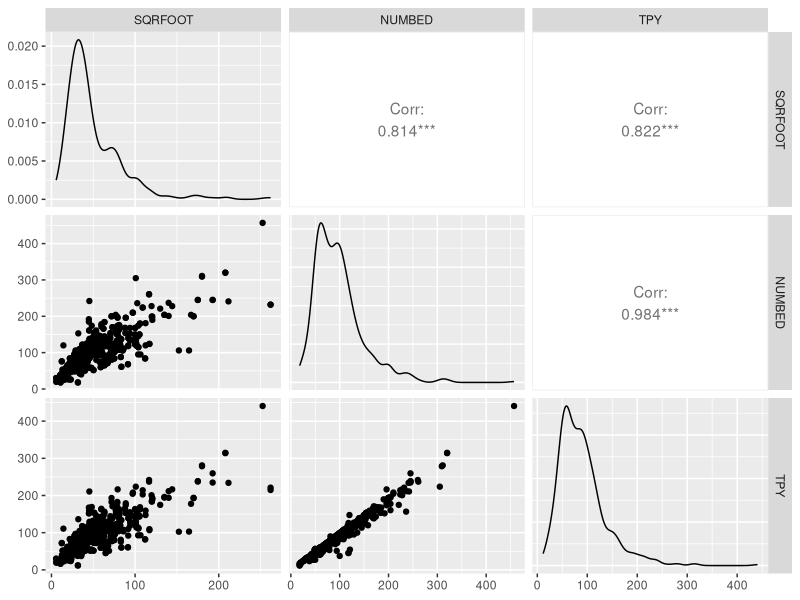
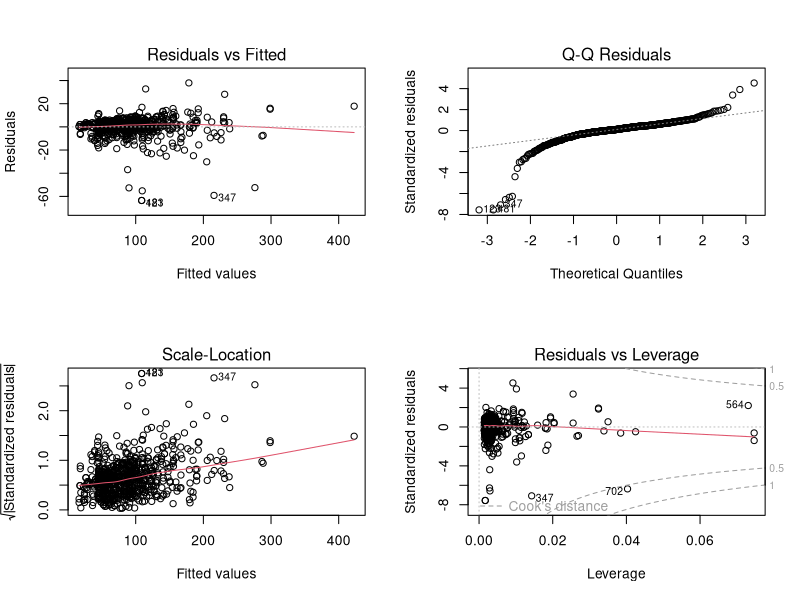
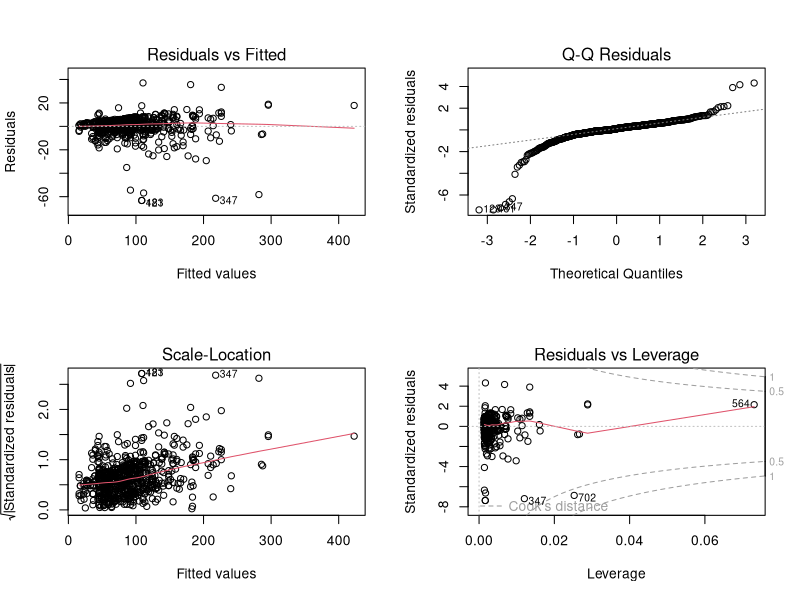
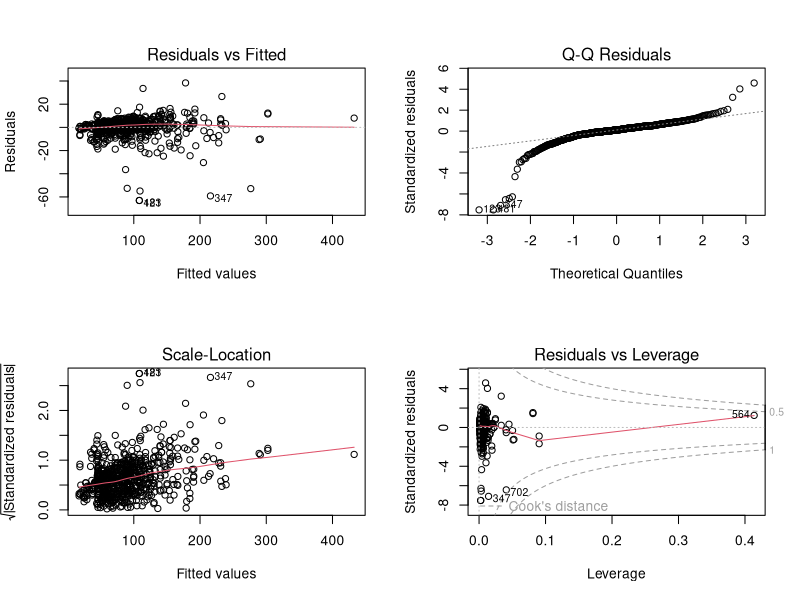
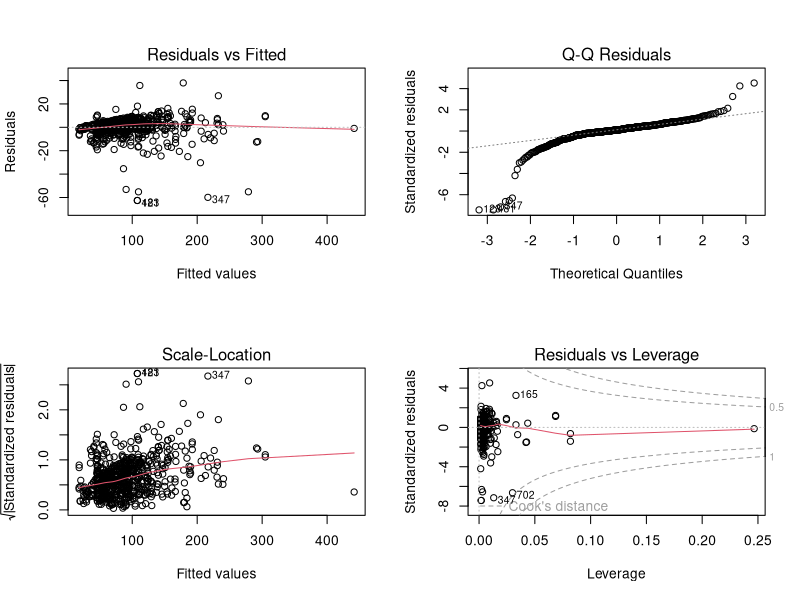
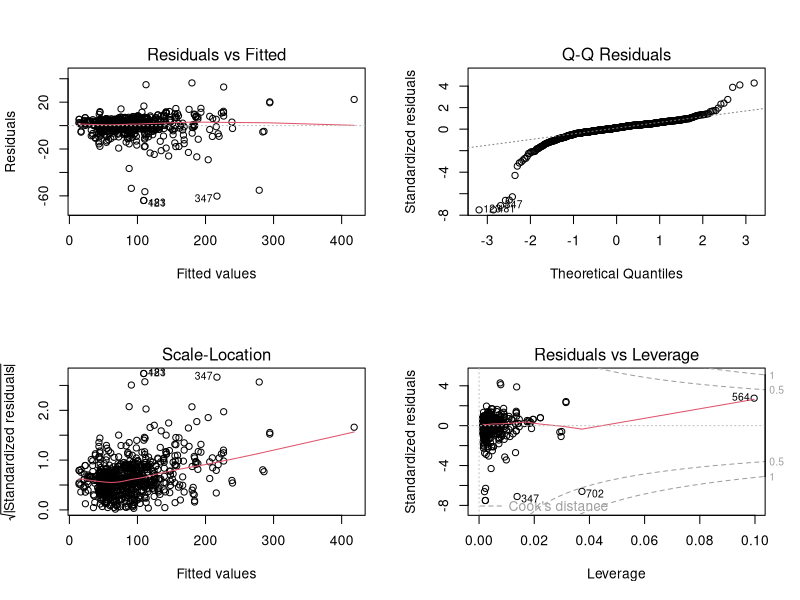
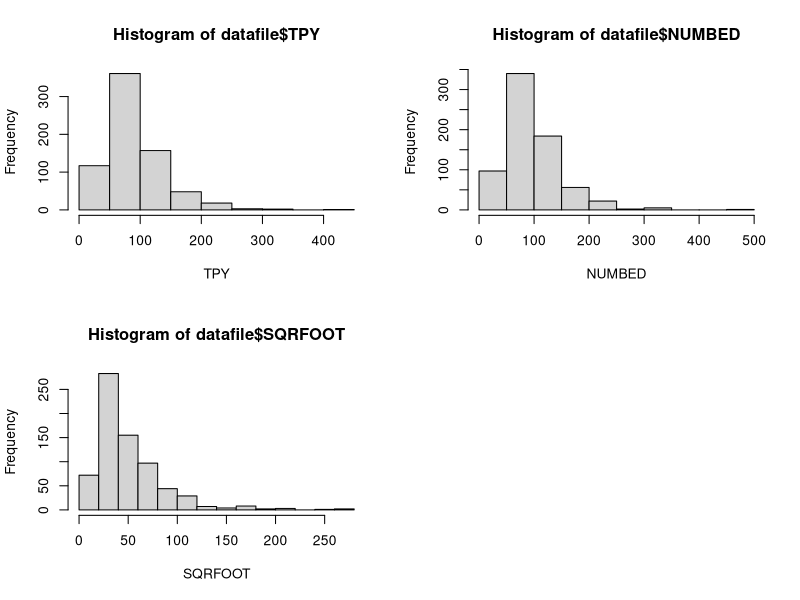
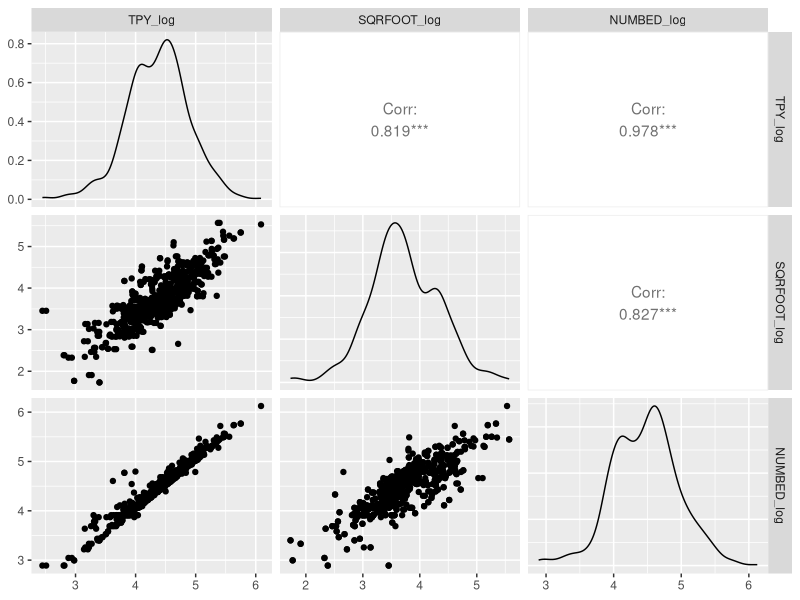

Generate these figures, in order, with R:
## ---- chunk 1
knitr::opts_chunk$set(echo = TRUE)
## ---- chunk 2
## importing the dataset and omitting the missing values
datafile <- read.csv("WiscNursingHome.csv")
datafile <- na.omit(datafile)
datafile$ORGSTR <- as.factor(datafile$ORGSTR)
datafile$MSA <- as.factor(datafile$MSA)
## ---- chunk 3
library(ggplot2)
library(GGally)
## ---- chunk 4
ggpairs(subset(datafile, select = c(SQRFOOT, NUMBED, TPY)))
## ---- chunk 5
summary(lm(TPY ~ NUMBED + SQRFOOT + NUMBED:SQRFOOT, data = datafile))
## ---- chunk 6
anova(glm(TPY ~ NUMBED + SQRFOOT + NUMBED:SQRFOOT, data = datafile, family = gaussian),
      test = "Chisq")
## ---- chunk 7
AIC(lm(TPY ~ NUMBED, data = datafile),
    lm(TPY ~ SQRFOOT, data = datafile),
    lm(TPY ~ NUMBED + SQRFOOT, data = datafile),
    lm(TPY ~ NUMBED:SQRFOOT, data = datafile),
    lm(TPY ~ NUMBED + SQRFOOT + NUMBED:SQRFOOT, data = datafile),
    lm(TPY ~ NUMBED + NUMBED:SQRFOOT, data = datafile),
    lm(TPY ~ SQRFOOT + NUMBED:SQRFOOT, data = datafile))
## ---- chunk 8
AIC(lm(TPY ~ log(NUMBED), data = datafile),
    lm(TPY ~ log(SQRFOOT), data = datafile),
    lm(TPY ~ log(NUMBED) + log(SQRFOOT), data = datafile),
    lm(TPY ~ log(NUMBED) + SQRFOOT, data = datafile),
    lm(TPY ~ NUMBED + log(SQRFOOT), data = datafile))
## ---- chunk 9
fit.linear <- lm(TPY ~ NUMBED + SQRFOOT, data = datafile)
summary(fit.linear)
## ---- chunk 10
par(mfrow = c(2, 2))
plot(fit.linear)
## ---- chunk 11
par(mfrow = c(2, 2))
plot(lm(TPY ~ NUMBED, data = datafile))
## ---- chunk 12
par(mfrow = c(2, 2))
plot(lm(TPY ~ NUMBED + SQRFOOT + NUMBED:SQRFOOT, data = datafile))
## ---- chunk 13
par(mfrow = c(2, 2))
plot(lm(TPY ~ NUMBED + NUMBED:SQRFOOT, data = datafile))
## ---- chunk 14
par(mfrow = c(2, 2))
plot(lm(TPY ~ NUMBED + log(SQRFOOT), data = datafile))
## ---- chunk 15
par(mfrow = c(2, 2))
hist(datafile$TPY, xlab = "TPY", freq = TRUE)
hist(datafile$NUMBED, xlab = "NUMBED", freq = TRUE)
hist(datafile$SQRFOOT, xlab = "SQRFOOT", freq = TRUE)
## ---- chunk 16
library(ggplot2)
# install.packages("GGally")
library(GGally)
datafile$TPY_log <- log(datafile$TPY)
datafile$SQRFOOT_log <- log(datafile$SQRFOOT)
datafile$NUMBED_log <- log(datafile$NUMBED)

ggpairs(subset(datafile, select = c(TPY_log, SQRFOOT_log, NUMBED_log)))


## ---- chunk 17
summary(lm(log(TPY) ~ log(NUMBED) + log(SQRFOOT) + log(NUMBED):log(SQRFOOT), data = datafile))
## ---- chunk 18
anova(glm(log(TPY) ~ log(NUMBED) + log(SQRFOOT) + log(NUMBED):log(SQRFOOT), data = datafile,
          family = gaussian), test = "Chisq")
## ---- chunk 19
summary(lm(log(TPY) ~ log(NUMBED), data = datafile))
## ---- chunk 20
summary(lm(log(TPY) ~ log(SQRFOOT), data = datafile))
## ---- chunk 21
par(mfrow = c(2, 2))
plot(lm(log(TPY) ~ log(NUMBED), data = datafile))
## ---- chunk 22
par(mfrow = c(2, 2))
plot(lm(log(TPY) ~ log(SQRFOOT), data = datafile))
## ---- chunk 23
AIC(lm(log(TPY) ~ log(NUMBED), data = datafile),
    lm(log(TPY) ~ log(SQRFOOT), data = datafile),
    lm(log(TPY) ~ log(NUMBED) + log(SQRFOOT), data = datafile))
## ---- chunk 24
summary(lm(log(TPY) ~ NUMBED + log(SQRFOOT), data = datafile))
## ---- chunk 25
par(mfrow = c(2, 2))
plot(lm(log(TPY) ~ NUMBED + log(SQRFOOT), data = datafile))
## ---- chunk 26
AIC(lm(log(TPY) ~ NUMBED + log(SQRFOOT), data = datafile))
## ---- chunk 27
summary(lm(I(1/TPY) ~ NUMBED + SQRFOOT, data = datafile))
## ---- chunk 28
summary(lm(I(sqrt(TPY)) ~ NUMBED + SQRFOOT, data = datafile))
## ---- chunk 29
par(mfrow = c(2, 2))
plot(lm(I(1/TPY) ~ NUMBED + SQRFOOT, data = datafile))
## ---- chunk 30
par(mfrow = c(2, 2))
plot(lm(I(sqrt(TPY)) ~ NUMBED + SQRFOOT, data = datafile))
## ---- chunk 31
### roba fatta da Simone
## ---- chunk 32
summary(lm(TPY ~ NUMBED + SQRFOOT + TAXEXEMPT + SELFFUNDINS + URBAN + PRO, data = datafile))
## ---- chunk 33
anova(glm(TPY ~ NUMBED + SQRFOOT + TAXEXEMPT + SELFFUNDINS + URBAN + PRO, data = datafile,
          family = gaussian), test = "Chisq")
## ---- chunk 34
par(mfrow = c(2, 2))
plot(lm(TPY ~ NUMBED + SQRFOOT + TAXEXEMPT + SELFFUNDINS + URBAN + PRO,
        data = datafile))
## ---- chunk 35
summary(lm(log(TPY) ~ log(NUMBED) + log(SQRFOOT) + TAXEXEMPT + SELFFUNDINS + URBAN + PRO,
           data = datafile))
## ---- chunk 36
anova(glm(log(TPY) ~ log(NUMBED) + log(SQRFOOT) + TAXEXEMPT + SELFFUNDINS + URBAN + PRO,
          data = datafile, family = gaussian), test = "Chisq")
## ---- chunk 37
par(mfrow = c(2, 2))
plot(lm(log(TPY) ~ log(NUMBED) + log(SQRFOOT) + TAXEXEMPT + SELFFUNDINS + URBAN + PRO,
        data = datafile))
## ---- chunk 38
anova(glm(log(TPY) ~ log(NUMBED) + log(SQRFOOT) + SELFFUNDINS + URBAN + PRO + TAXEXEMPT,
          data = datafile, family = gaussian), test = "Chisq")
